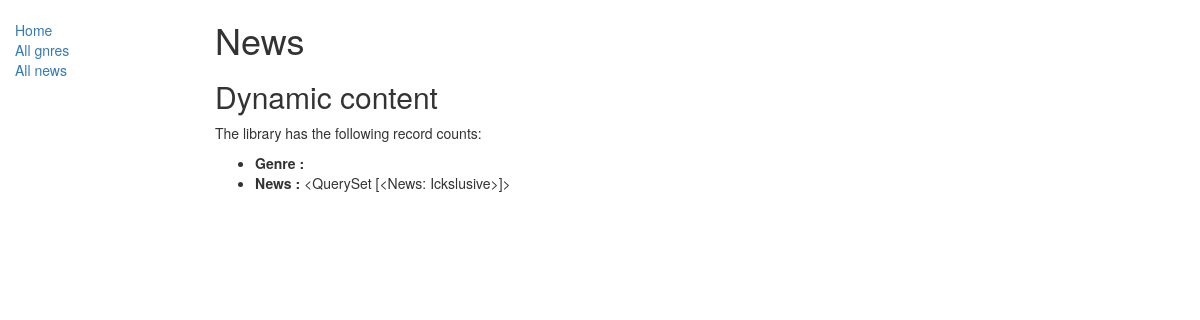
The page /news/ on the database as committed earlier.
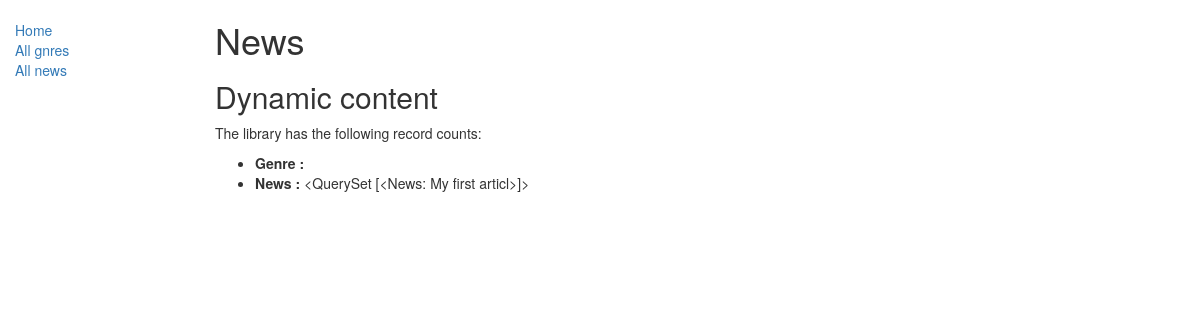
The same page on the database as committed later.
### news/models.py (models this page shows, shortened)
class News(models.Model):
    header = models.CharField(max_length=200)
    genre = models.ManyToManyField(Genre, help_text='Select a genre for this news')
    image =  models.ImageField()
    article = models.TextField(help_text='Enter article')
    slug = models.SlugField(verbose_name='URL', blank=True)
    date = models.DateField(null=True, blank=True)
    def __str__(self):
        return self.header
    def display_genre(self):
        return ', '.join(genre.name for genre in self.genre.all()[:3])
    display_genre.short_description = 'Genre'

### news/views.py (the view)
def index(request):
    genres = Genre.objects.all()
    news = News.objects.all()
    return render(request, 'index.html', context = {'genres':genres, 'news':news})

### news/templates/index.html
{% extends "base_generic.html" %}
{% block content %}
<h1> News </h1>
  <h2>Dynamic content</h2>
    <p>The library has the following record counts:</p>
      <ul>
         <li><strong>Genre : </strong> {{ gnres  }}</li>
         <li><strong>News : </strong> {{ news }}</li>
      </ul>
{% endblock %}

### news/templates/base_generic.html (shortened to what this page needs)
<!DOCTYPE html>
<html lang="en">
<head>
          <link rel="stylesheet" href="https://maxcdn.bootstrapcdn.com/bootstrap/3.3.7/css/bootstrap.min.css">
          {% load static %}
          <link rel="stylesheet" href="{% static 'css/style.css' %}">
</head>
<body>
        <div class="container-fluid">
          <div class="row">
             <div class="col-sm-2">
             {% block sidebar %}
                <ul class="sidebar-nav">
                    <li><a href="{% url 'index' %}">Home</a></li>
                    <li><a href="">All gnres</a></li>
                    <li><a href="{% url 'news' %}">All news</a></li>
                </ul>
              {% endblock %}
              </div>
              <div class="col-sm-10 ">
                 {% block content %}{% endblock %}
              </div>
           </div>
        </div>
</body>
</html>

### news/static/css/style.css (style rules this page uses)
.sidebar-nav { margin-top: 20px; padding: 0; list-style: none; }

Rows that differ between the two databases and show on the page:
removed News: header "<QuerySet [<News: Ickslusive>]>"
added News: header "<QuerySet [<News: My first articl>]>"
